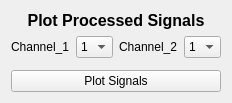
            <widget class="QWidget" name="plot_processed_signals_pg">
             <layout class="QVBoxLayout" name="verticalLayout_10">
              <item>
               <widget class="QLabel" name="label_25">
                <property name="text">
                 <string>&lt;html&gt;&lt;head/&gt;&lt;body&gt;&lt;p align=&quot;center&quot;&gt;&lt;span style=&quot; font-size:12pt; font-weight:600;&quot;&gt;Plot Processed Signals&lt;/span&gt;&lt;/p&gt;&lt;/body&gt;&lt;/html&gt;</string>
                </property>
               </widget>
              </item>
              <item>
               <layout class="QHBoxLayout" name="horizontalLayout_20">
                <item>
                 <layout class="QHBoxLayout" name="horizontalLayout_18">
                  <item>
                   <widget class="QLabel" name="label_27">
                    <property name="text">
                     <string>Channel_1</string>
                    </property>
                   </widget>
                  </item>
                  <item>
                   <widget class="QComboBox" name="cb_plot_channel_1_process_signals">
                    <item>
                     <property name="text">
                      <string>1</string>
                     </property>
                    </item>
                    <item>
                     <property name="text">
                      <string>2</string>
                     </property>
                    </item>
                    <item>
                     <property name="text">
                      <string>3</string>
                     </property>
                    </item>
                    <item>
                     <property name="text">
                      <string>4</string>
                     </property>
                    </item>
                    <item>
                     <property name="text">
                      <string>5</string>
                     </property>
                    </item>
                    <item>
                     <property name="text">
                      <string>6</string>
                     </property>
                    </item>
                    <item>
                     <property name="text">
                      <string>7</string>
                     </property>
                    </item>
                    <item>
                     <property name="text">
                      <string>8</string>
                     </property>
                    </item>
                   </widget>
                  </item>
                 </layout>
                </item>
                <item>
                 <layout class="QHBoxLayout" name="horizontalLayout_19">
                  <item>
                   <widget class="QLabel" name="label_28">
                    <property name="text">
                     <string>Channel_2</string>
                    </property>
                   </widget>
                  </item>
                  <item>
                   <widget class="QComboBox" name="cb_plot_channel_2_process_signals">
                    <item>
                     <property name="text">
                      <string>1</string>
                     </property>
                    </item>
                    <item>
                     <property name="text">
                      <string>2</string>
                     </property>
                    </item>
                    <item>
                     <property name="text">
                      <string>3</string>
                     </property>
                    </item>
                    <item>
                     <property name="text">
                      <string>4</string>
                     </property>
                    </item>
                    <item>
                     <property name="text">
                      <string>5</string>
                     </property>
                    </item>
                    <item>
                     <property name="text">
                      <string>6</string>
                     </property>
                    </item>
                    <item>
                     <property name="text">
                      <string>7</string>
                     </property>
                    </item>
                    <item>
                     <property name="text">
                      <string>8</string>
                     </property>
                    </item>
                   </widget>
                  </item>
                 </layout>
                </item>
               </layout>
              </item>
              <item>
               <widget class="QFrame" name="frame_13">
                <property name="sizePolicy">
                 <sizepolicy hsizetype="Preferred" vsizetype="Expanding">
                  <horstretch>0</horstretch>
                  <verstretch>0</verstretch>
                 </sizepolicy>
                </property>
                <property name="styleSheet">
                 <string notr="true">background-color: rgb(255, 255, 255);</string>
                </property>
                <property name="frameShape">
                 <enum>QFrame::StyledPanel</enum>
                </property>
                <property name="frameShadow">
                 <enum>QFrame::Raised</enum>
                </property>
               </widget>
              </item>
              <item>
               <widget class="QPushButton" name="btn_plot_processed_signals">
                <property name="text">
                 <string>Plot Signals</string>
                </property>
               </widget>
              </item>
             </layout>
            </widget>
